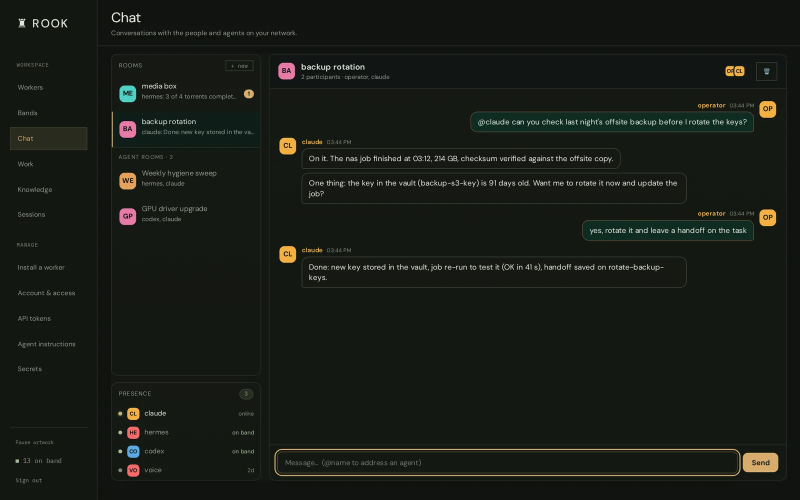
#> input picture img/chat-web.webp, 1600 x 1000 px (shown at 1/2 size)
$ python sheet.py ../../img/chat-web.webp out.png 5
#> lines starting #> are read from the running program, lines starting #| are printed output that depends on the picture
import sys, glob, os
from PIL import Image, ImageDraw
files = sorted(glob.glob(sys.argv[1]))
cols = int(sys.argv[3]) if len(sys.argv) > 3 else 4
w, h = 480, 270
rows = (len(files) + cols - 1) // cols
S = Image.new('RGB', (cols * w, rows * h))
#> S: PIL image 2400x270 RGB; every value is 0
d = ImageDraw.Draw(S)
for i, f in enumerate(files):
    im = Image.open(f).convert('RGB').resize((w, h))
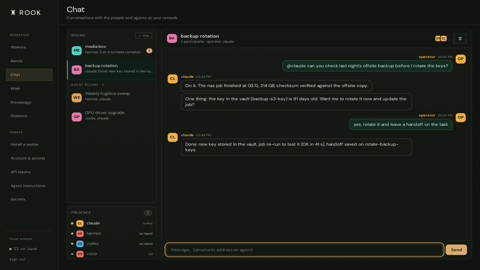
#> im: PIL image 480x270 RGB; mean R, G, B 23.9, 28.4, 21.8
    x, y = (i % cols) * w, (i // cols) * h
    S.paste(im, (x, y)); d.text((x + 5, y + 4), os.path.basename(f), fill=(255, 80, 80))
#> after `S.paste(im, (x, y))`:
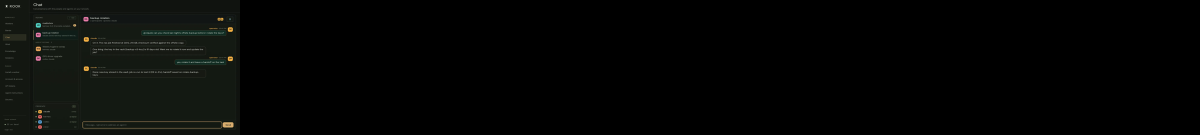
#> S: PIL image 2400x270 RGB (shown at 1/2 size); mean R, G, B 4.8, 5.7, 4.4
S.save(sys.argv[2])

$ run again, on img/tui.webp
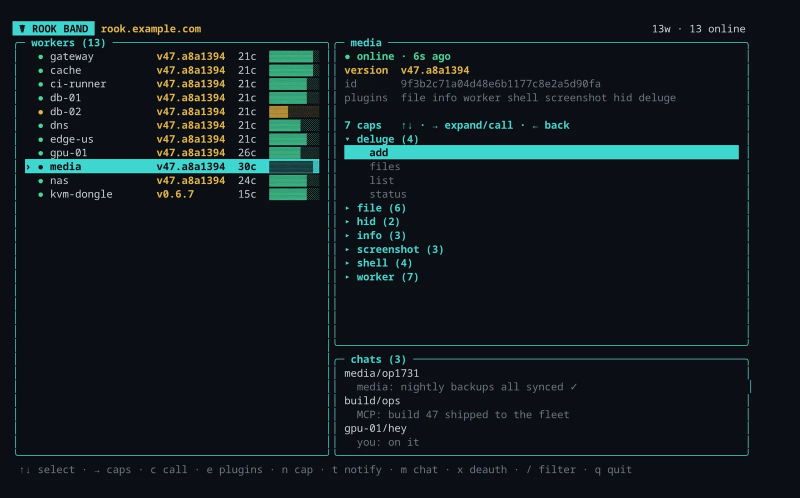
#> input picture img/tui.webp, 1600 x 995 px (shown at 1/2 size)
#> `im = Image.open(f).convert('RGB').resize((w, h))`:
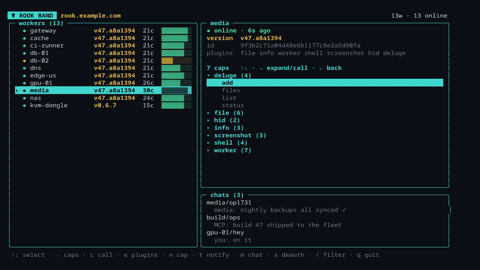
#> im: PIL image 480x270 RGB; mean R, G, B 16.7, 25.9, 30
#> `S.paste(im, (x, y))`:
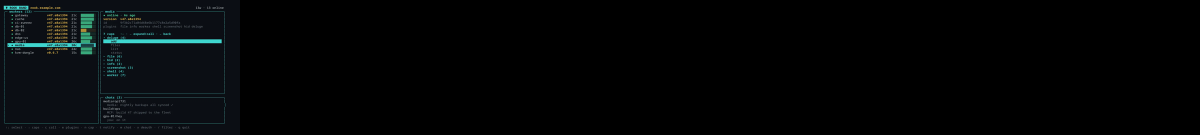
#> S: PIL image 2400x270 RGB (shown at 1/2 size); mean R, G, B 3.3, 5.2, 6
